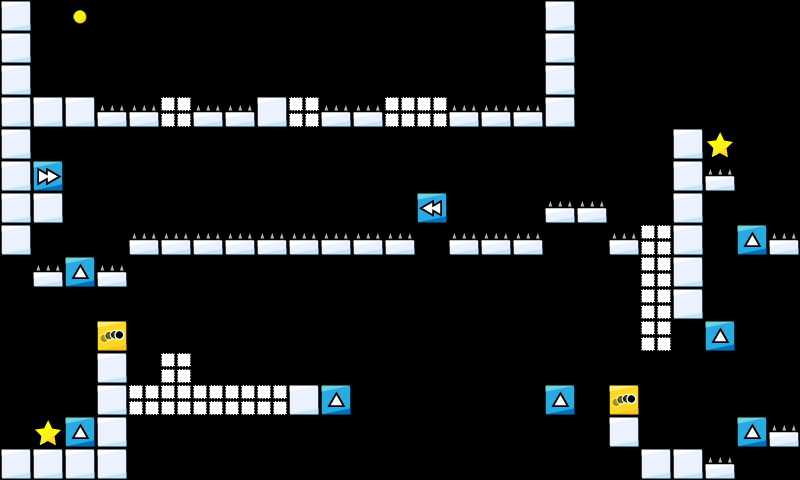

This is a level from a 2D game, rendered from its Tiled map with the project's own tilesets. A one-line summary and the map file follow, with tile-layer data summarised:
An orthogonal 25x15 tile map with 32x32 px tiles, 1 tile layer (map).

<map version="1.2" tiledversion="1.2.4" orientation="orthogonal" renderorder="right-down" width="25" height="15" tilewidth="32" tileheight="32" infinite="0" nextlayerid="2" nextobjectid="1">
 <properties>
  <property name="ad" value="false" />
 </properties>
 <tileset firstgid="1" name="map_tiles" tilewidth="32" tileheight="32" tilecount="225" columns="15">
  <image source="../../img/map_tiles.png" width="480" height="480" />
 </tileset>
 <layer id="1" name="map" width="25" height="15">
  <data>[375 cells, 91 non-empty, 9 distinct tile ids]</data>
 </layer>
</map>
